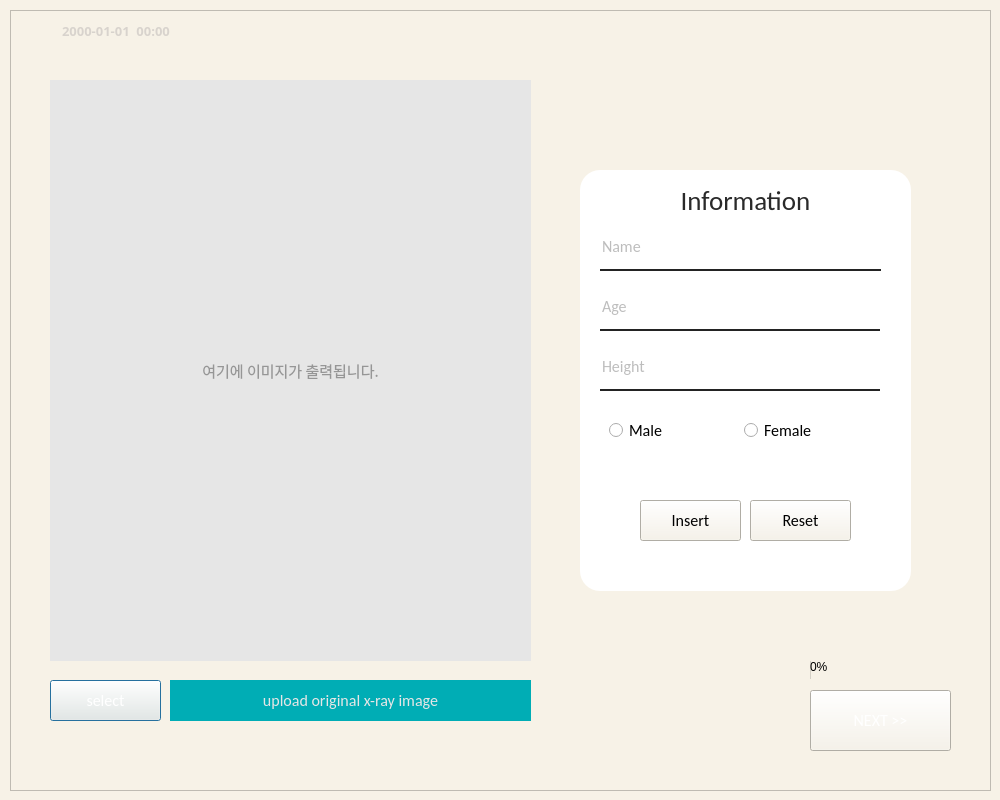
<?xml version="1.0" encoding="UTF-8"?>
<ui version="4.0">
 <class>step2</class>
 <widget class="QDialog" name="step2">
  <property name="enabled">
   <bool>true</bool>
  </property>
  <property name="geometry">
   <rect>
    <x>0</x>
    <y>0</y>
    <width>1000</width>
    <height>800</height>
   </rect>
  </property>
  <property name="windowTitle">
   <string>Bone Age</string>
  </property>
  <property name="windowIcon">
   <iconset>
    <normaloff>boneage_icon.png</normaloff>boneage_icon.png</iconset>
  </property>
  <property name="styleSheet">
   <string notr="true">background-color:rgb(247, 242, 231);</string>
  </property>
  <property name="sizeGripEnabled">
   <bool>false</bool>
  </property>
  <property name="modal">
   <bool>false</bool>
  </property>
  <widget class="QLabel" name="input_info">
   <property name="geometry">
    <rect>
     <x>580</x>
     <y>170</y>
     <width>331</width>
     <height>421</height>
    </rect>
   </property>
   <property name="font">
    <font>
     <family>Calibri</family>
     <pointsize>12</pointsize>
    </font>
   </property>
   <property name="styleSheet">
    <string notr="true">background-color: rgb(255, 255, 255);
border-bottom-right-radius: 20px;
border-bottom-left-radius: 20px;
border-top-right-radius: 20px;
border-top-left-radius: 20px;
</string>
   </property>
   <property name="text">
    <string/>
   </property>
  </widget>
  <widget class="QLabel" name="label">
   <property name="geometry">
    <rect>
     <x>660</x>
     <y>180</y>
     <width>171</width>
     <height>41</height>
    </rect>
   </property>
   <property name="font">
    <font>
     <family>Calibri</family>
     <pointsize>20</pointsize>
    </font>
   </property>
   <property name="toolTip">
    <string>&lt;html&gt;&lt;head/&gt;&lt;body&gt;&lt;p align=&quot;center&quot;&gt;&lt;br/&gt;&lt;/p&gt;&lt;/body&gt;&lt;/html&gt;</string>
   </property>
   <property name="whatsThis">
    <string>&lt;html&gt;&lt;head/&gt;&lt;body&gt;&lt;p align=&quot;center&quot;&gt;&lt;br/&gt;&lt;/p&gt;&lt;/body&gt;&lt;/html&gt;</string>
   </property>
   <property name="styleSheet">
    <string notr="true">background-color:rgb(255, 255, 255);
color: rgb(42, 42, 42)</string>
   </property>
   <property name="text">
    <string>Information</string>
   </property>
   <property name="alignment">
    <set>Qt::AlignCenter</set>
   </property>
  </widget>
  <widget class="QLineEdit" name="input_name">
   <property name="geometry">
    <rect>
     <x>600</x>
     <y>230</y>
     <width>281</width>
     <height>41</height>
    </rect>
   </property>
   <property name="font">
    <font>
     <family>Calibri</family>
     <pointsize>12</pointsize>
    </font>
   </property>
   <property name="styleSheet">
    <string notr="true">background-color: rgb(255, 255, 255);
border:none;
border-bottom: 2px solid rgb(35, 35, 35);
color: rgb(124, 124, 124);
padding-bottom: 7px;</string>
   </property>
   <property name="placeholderText">
    <string>Name</string>
   </property>
  </widget>
  <widget class="QLineEdit" name="input_age">
   <property name="geometry">
    <rect>
     <x>600</x>
     <y>290</y>
     <width>280</width>
     <height>41</height>
    </rect>
   </property>
   <property name="font">
    <font>
     <family>Calibri</family>
     <pointsize>12</pointsize>
    </font>
   </property>
   <property name="styleSheet">
    <string notr="true">background-color: rgb(255, 255, 255);
border:none;
border-bottom: 2px solid rgb(35, 35, 35);
color: rgb(124, 124, 124);
padding-bottom: 7px;</string>
   </property>
   <property name="placeholderText">
    <string>Age</string>
   </property>
  </widget>
  <widget class="QLineEdit" name="input_height">
   <property name="geometry">
    <rect>
     <x>600</x>
     <y>350</y>
     <width>280</width>
     <height>41</height>
    </rect>
   </property>
   <property name="font">
    <font>
     <family>Calibri</family>
     <pointsize>12</pointsize>
    </font>
   </property>
   <property name="styleSheet">
    <string notr="true">background-color: rgb(255, 255, 255);
border:none;
border-bottom: 2px solid rgb(35, 35, 35);
color: rgb(124, 124, 124);
padding-bottom: 7px;</string>
   </property>
   <property name="placeholderText">
    <string>Height</string>
   </property>
  </widget>
  <widget class="QFrame" name="frame">
   <property name="geometry">
    <rect>
     <x>10</x>
     <y>10</y>
     <width>981</width>
     <height>781</height>
    </rect>
   </property>
   <property name="font">
    <font>
     <family>Calibri</family>
     <pointsize>12</pointsize>
    </font>
   </property>
   <property name="styleSheet">
    <string notr="true">color: rgb(255, 255, 255);</string>
   </property>
   <property name="frameShape">
    <enum>QFrame::StyledPanel</enum>
   </property>
   <property name="frameShadow">
    <enum>QFrame::Sunken</enum>
   </property>
   <property name="lineWidth">
    <number>10</number>
   </property>
   <widget class="QLabel" name="input_img">
    <property name="geometry">
     <rect>
      <x>40</x>
      <y>70</y>
      <width>481</width>
      <height>581</height>
     </rect>
    </property>
    <property name="font">
     <font>
      <family>AcadEref</family>
      <pointsize>11</pointsize>
      <weight>50</weight>
      <italic>false</italic>
      <bold>false</bold>
     </font>
    </property>
    <property name="styleSheet">
     <string notr="true">background-color: rgb(230, 230, 230);
font: 11pt &quot;AcadEref&quot;; color: rgb(150, 150, 150);</string>
    </property>
    <property name="inputMethodHints">
     <set>Qt::ImhHiddenText</set>
    </property>
    <property name="lineWidth">
     <number>-2</number>
    </property>
    <property name="text">
     <string>여기에 이미지가 출력됩니다.</string>
    </property>
    <property name="textFormat">
     <enum>Qt::AutoText</enum>
    </property>
    <property name="scaledContents">
     <bool>true</bool>
    </property>
    <property name="alignment">
     <set>Qt::AlignCenter</set>
    </property>
    <property name="indent">
     <number>2</number>
    </property>
    <property name="openExternalLinks">
     <bool>true</bool>
    </property>
    <property name="textInteractionFlags">
     <set>Qt::NoTextInteraction</set>
    </property>
   </widget>
   <widget class="QDateTimeEdit" name="time2">
    <property name="geometry">
     <rect>
      <x>10</x>
      <y>10</y>
      <width>194</width>
      <height>22</height>
     </rect>
    </property>
    <property name="font">
     <font>
      <family>Adobe 고딕 Std B</family>
      <pointsize>10</pointsize>
      <weight>75</weight>
      <bold>true</bold>
     </font>
    </property>
    <property name="styleSheet">
     <string notr="true">color: rgb(216, 211, 205);</string>
    </property>
    <property name="wrapping">
     <bool>false</bool>
    </property>
    <property name="frame">
     <bool>false</bool>
    </property>
    <property name="alignment">
     <set>Qt::AlignCenter</set>
    </property>
    <property name="readOnly">
     <bool>true</bool>
    </property>
    <property name="buttonSymbols">
     <enum>QAbstractSpinBox::NoButtons</enum>
    </property>
    <property name="minimumDateTime">
     <datetime>
      <hour>0</hour>
      <minute>0</minute>
      <second>0</second>
      <year>1753</year>
      <month>9</month>
      <day>14</day>
     </datetime>
    </property>
    <property name="displayFormat">
     <string>yyyy-MM-dd  hh:mm</string>
    </property>
   </widget>
   <widget class="QPushButton" name="img_button">
    <property name="geometry">
     <rect>
      <x>40</x>
      <y>670</y>
      <width>111</width>
      <height>41</height>
     </rect>
    </property>
    <property name="font">
     <font>
      <family>Calibri</family>
      <pointsize>12</pointsize>
     </font>
    </property>
    <property name="styleSheet">
     <string notr="true">background-color: rgb(121, 122, 126);
border:none;
border-bottom: 2px solid rgb(35, 35, 35);
color: rgb(50, 50, 50);
border-bottom-right-radius: 8px;
border-bottom-left-radius: 8px;
border-top-right-radius: 8px;
border-top-left-radius: 8px;
color: rgb(255, 255, 255);

QPushButton#pushButton:pressed{
	padding-left:5px;
	padding-top:5px;
	background-color: rgb(194, 194, 194);
}</string>
    </property>
    <property name="text">
     <string>select</string>
    </property>
    <property name="checkable">
     <bool>false</bool>
    </property>
   </widget>
   <widget class="QLabel" name="description_img">
    <property name="geometry">
     <rect>
      <x>160</x>
      <y>670</y>
      <width>361</width>
      <height>41</height>
     </rect>
    </property>
    <property name="font">
     <font>
      <family>Calibri</family>
      <pointsize>12</pointsize>
     </font>
    </property>
    <property name="styleSheet">
     <string notr="true">background-color: rgb(0, 173, 181);
border:none;
color: rgb(230, 230, 230);
</string>
    </property>
    <property name="text">
     <string>upload original x-ray image</string>
    </property>
    <property name="alignment">
     <set>Qt::AlignCenter</set>
    </property>
    <property name="textInteractionFlags">
     <set>Qt::LinksAccessibleByKeyboard|Qt::LinksAccessibleByMouse|Qt::TextBrowserInteraction|Qt::TextEditable|Qt::TextEditorInteraction|Qt::TextSelectableByKeyboard|Qt::TextSelectableByMouse</set>
    </property>
   </widget>
   <widget class="QPushButton" name="next_button2">
    <property name="geometry">
     <rect>
      <x>800</x>
      <y>680</y>
      <width>141</width>
      <height>61</height>
     </rect>
    </property>
    <property name="font">
     <font>
      <family>Calibri</family>
      <pointsize>12</pointsize>
     </font>
    </property>
    <property name="styleSheet">
     <string notr="true">background-color: rgb(236, 236, 236);
border:none;
border-bottom: 2px solid rgb(35, 35, 35);
color: rgb(50, 50, 50);
border-bottom-right-radius: 8px;
border-bottom-left-radius: 8px;
border-top-right-radius: 8px;
border-top-left-radius: 8px;

QPushButton#pushButton:pressed{
	padding-left:5px;
	padding-top:5px;
	background-color: rgb(194, 194, 194);
}</string>
    </property>
    <property name="text">
     <string>NEXT &gt;&gt;</string>
    </property>
    <property name="icon">
     <iconset>
      <selectedon>:/newPrefix/dashboard2.ui</selectedon>
     </iconset>
    </property>
    <property name="autoDefault">
     <bool>true</bool>
    </property>
    <property name="default">
     <bool>false</bool>
    </property>
   </widget>
   <widget class="QProgressBar" name="progressBar2">
    <property name="enabled">
     <bool>true</bool>
    </property>
    <property name="geometry">
     <rect>
      <x>800</x>
      <y>650</y>
      <width>141</width>
      <height>20</height>
     </rect>
    </property>
    <property name="sizePolicy">
     <sizepolicy hsizetype="Expanding" vsizetype="Fixed">
      <horstretch>0</horstretch>
      <verstretch>0</verstretch>
     </sizepolicy>
    </property>
    <property name="cursor">
     <cursorShape>WaitCursor</cursorShape>
    </property>
    <property name="mouseTracking">
     <bool>false</bool>
    </property>
    <property name="contextMenuPolicy">
     <enum>Qt::NoContextMenu</enum>
    </property>
    <property name="layoutDirection">
     <enum>Qt::LeftToRight</enum>
    </property>
    <property name="autoFillBackground">
     <bool>false</bool>
    </property>
    <property name="styleSheet">
     <string notr="true">color: rgb(0, 0, 0);
border:none;</string>
    </property>
    <property name="inputMethodHints">
     <set>Qt::ImhNone</set>
    </property>
    <property name="value">
     <number>0</number>
    </property>
    <property name="textVisible">
     <bool>true</bool>
    </property>
    <property name="invertedAppearance">
     <bool>false</bool>
    </property>
   </widget>
   <widget class="QLabel" name="loading_img">
    <property name="geometry">
     <rect>
      <x>530</x>
      <y>270</y>
      <width>31</width>
      <height>101</height>
     </rect>
    </property>
    <property name="font">
     <font>
      <family>Calibri</family>
      <pointsize>12</pointsize>
     </font>
    </property>
    <property name="styleSheet">
     <string notr="true"/>
    </property>
    <property name="inputMethodHints">
     <set>Qt::ImhHiddenText</set>
    </property>
    <property name="text">
     <string/>
    </property>
   </widget>
  </widget>
  <widget class="QPushButton" name="ok_button">
   <property name="geometry">
    <rect>
     <x>640</x>
     <y>500</y>
     <width>101</width>
     <height>41</height>
    </rect>
   </property>
   <property name="font">
    <font>
     <family>Calibri</family>
     <pointsize>12</pointsize>
    </font>
   </property>
   <property name="styleSheet">
    <string notr="true">background-color: rgb(42, 42, 42);
border:none;
border-bottom: 2px solid rgb(35, 35, 35);
color: rgb(250, 250, 250);
border-bottom-right-radius: 5px;
border-bottom-left-radius: 5px;
border-top-right-radius: 5px;
border-top-left-radius: 5px;

QPushButton#pushButton:pressed{
	padding-left:5px;
	padding-top:5px;
	background-color: rgb(194, 194, 194);
}</string>
   </property>
   <property name="text">
    <string>Insert</string>
   </property>
  </widget>
  <widget class="QFrame" name="horizontalFrame">
   <property name="geometry">
    <rect>
     <x>600</x>
     <y>410</y>
     <width>281</width>
     <height>41</height>
    </rect>
   </property>
   <property name="styleSheet">
    <string notr="true">border-color: rgb(255, 255, 255);
background-color: rgb(255, 255, 255);</string>
   </property>
   <layout class="QHBoxLayout" name="horizontalLayout">
    <item>
     <widget class="QRadioButton" name="male_btn">
      <property name="font">
       <font>
        <family>Calibri</family>
        <pointsize>12</pointsize>
       </font>
      </property>
      <property name="styleSheet">
       <string notr="true">background-color: rgb(255, 255, 255);</string>
      </property>
      <property name="text">
       <string>Male</string>
      </property>
     </widget>
    </item>
    <item>
     <widget class="QRadioButton" name="female_btn">
      <property name="font">
       <font>
        <family>Calibri</family>
        <pointsize>12</pointsize>
       </font>
      </property>
      <property name="styleSheet">
       <string notr="true">background-color: rgb(255, 255, 255);</string>
      </property>
      <property name="text">
       <string>Female</string>
      </property>
     </widget>
    </item>
   </layout>
  </widget>
  <widget class="QPushButton" name="reset_button">
   <property name="geometry">
    <rect>
     <x>750</x>
     <y>500</y>
     <width>101</width>
     <height>41</height>
    </rect>
   </property>
   <property name="font">
    <font>
     <family>Calibri</family>
     <pointsize>12</pointsize>
    </font>
   </property>
   <property name="styleSheet">
    <string notr="true">background-color: rgb(230, 50, 50);
border:none;
border-bottom: 2px solid rgb(35, 35, 35);
color: rgb(255, 255, 255);
border-bottom-right-radius: 5px;
border-bottom-left-radius: 5px;
border-top-right-radius: 5px;
border-top-left-radius: 5px;

QPushButton#pushButton:pressed{
	padding-left:5px;
	padding-top:5px;
	background-color: rgb(194, 194, 194);
}</string>
   </property>
   <property name="text">
    <string>Reset</string>
   </property>
  </widget>
  <zorder>frame</zorder>
  <zorder>input_info</zorder>
  <zorder>label</zorder>
  <zorder>input_name</zorder>
  <zorder>input_age</zorder>
  <zorder>input_height</zorder>
  <zorder>ok_button</zorder>
  <zorder>horizontalFrame</zorder>
  <zorder>reset_button</zorder>
 </widget>
 <tabstops>
  <tabstop>input_name</tabstop>
  <tabstop>input_age</tabstop>
  <tabstop>input_height</tabstop>
 </tabstops>
 <resources/>
 <connections>
  <connection>
   <sender>img_button</sender>
   <signal>clicked()</signal>
   <receiver>step2</receiver>
   <slot>filedialog_open()</slot>
   <hints>
    <hint type="sourcelabel">
     <x>72</x>
     <y>695</y>
    </hint>
    <hint type="destinationlabel">
     <x>112</x>
     <y>799</y>
    </hint>
   </hints>
  </connection>
  <connection>
   <sender>next_button2</sender>
   <signal>clicked()</signal>
   <receiver>step2</receiver>
   <slot>gotonextpage()</slot>
   <hints>
    <hint type="sourcelabel">
     <x>901</x>
     <y>716</y>
    </hint>
    <hint type="destinationlabel">
     <x>904</x>
     <y>797</y>
    </hint>
   </hints>
  </connection>
  <connection>
   <sender>female_btn</sender>
   <signal>clicked()</signal>
   <receiver>step2</receiver>
   <slot>female()</slot>
   <hints>
    <hint type="sourcelabel">
     <x>806</x>
     <y>430</y>
    </hint>
    <hint type="destinationlabel">
     <x>730</x>
     <y>797</y>
    </hint>
   </hints>
  </connection>
  <connection>
   <sender>male_btn</sender>
   <signal>clicked()</signal>
   <receiver>step2</receiver>
   <slot>male()</slot>
   <hints>
    <hint type="sourcelabel">
     <x>668</x>
     <y>433</y>
    </hint>
    <hint type="destinationlabel">
     <x>775</x>
     <y>810</y>
    </hint>
   </hints>
  </connection>
  <connection>
   <sender>ok_button</sender>
   <signal>clicked()</signal>
   <receiver>step2</receiver>
   <slot>push_ok_button()</slot>
   <hints>
    <hint type="sourcelabel">
     <x>706</x>
     <y>516</y>
    </hint>
    <hint type="destinationlabel">
     <x>763</x>
     <y>851</y>
    </hint>
   </hints>
  </connection>
  <connection>
   <sender>input_name</sender>
   <signal>textEdited(QString)</signal>
   <receiver>step2</receiver>
   <slot>info()</slot>
   <hints>
    <hint type="sourcelabel">
     <x>613</x>
     <y>243</y>
    </hint>
    <hint type="destinationlabel">
     <x>613</x>
     <y>806</y>
    </hint>
   </hints>
  </connection>
  <connection>
   <sender>input_age</sender>
   <signal>textEdited(QString)</signal>
   <receiver>step2</receiver>
   <slot>info()</slot>
   <hints>
    <hint type="sourcelabel">
     <x>646</x>
     <y>308</y>
    </hint>
    <hint type="destinationlabel">
     <x>649</x>
     <y>818</y>
    </hint>
   </hints>
  </connection>
  <connection>
   <sender>input_height</sender>
   <signal>textEdited(QString)</signal>
   <receiver>step2</receiver>
   <slot>info()</slot>
   <hints>
    <hint type="sourcelabel">
     <x>705</x>
     <y>362</y>
    </hint>
    <hint type="destinationlabel">
     <x>835</x>
     <y>807</y>
    </hint>
   </hints>
  </connection>
  <connection>
   <sender>next_button2</sender>
   <signal>clicked()</signal>
   <receiver>progressBar2</receiver>
   <slot>update()</slot>
   <hints>
    <hint type="sourcelabel">
     <x>938</x>
     <y>716</y>
    </hint>
    <hint type="destinationlabel">
     <x>930</x>
     <y>673</y>
    </hint>
   </hints>
  </connection>
  <connection>
   <sender>reset_button</sender>
   <signal>clicked()</signal>
   <receiver>step2</receiver>
   <slot>reset_info()</slot>
   <hints>
    <hint type="sourcelabel">
     <x>840</x>
     <y>518</y>
    </hint>
    <hint type="destinationlabel">
     <x>1028</x>
     <y>520</y>
    </hint>
   </hints>
  </connection>
 </connections>
 <slots>
  <slot>filedialog_open()</slot>
  <slot>gotonextpage()</slot>
  <slot>input_info()</slot>
  <slot>female()</slot>
  <slot>male()</slot>
  <slot>push_ok_button()</slot>
  <slot>info()</slot>
  <slot>reset_info()</slot>
 </slots>
</ui>
